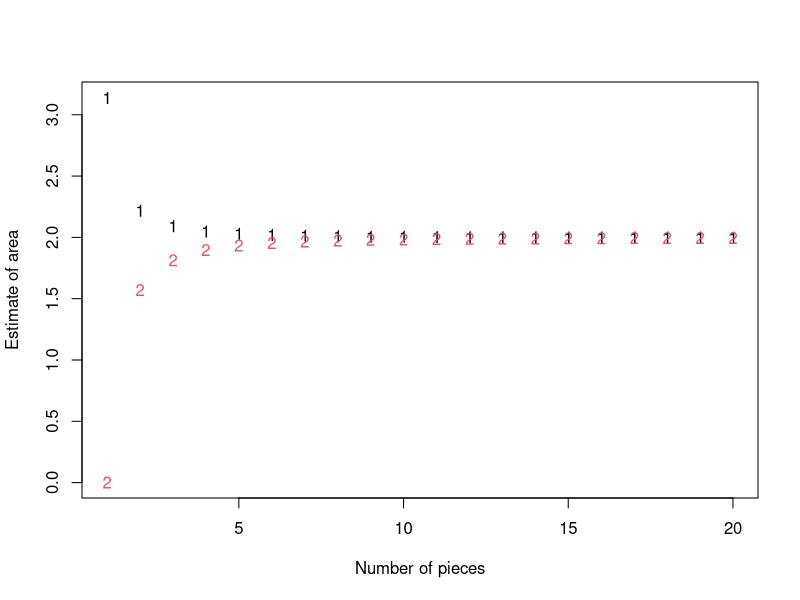

Recreate this plot in R.
## ---- chunk 1
function(x, y, z) {x*y*z}
## ---- chunk 2
f <- function(x, y, z) {x*y*z}
## ---- chunk 3
f(1, 2, 3)
## ---- chunk 4
aplica3 <- function(f) {
  f(3)
}

aplica3(log) #log(3)
aplica3(sqrt) #sqrt(3)
## ---- chunk 5
aplica_x <- function(x) {
  function(f) {f(x)}
}

aplica2 <- aplica_x(2)
aplica2(log) #log(2)
## ---- chunk 6
multiplicador <- function(fac) {
  function (x) x*fac
}
typeof(multiplicador(25))
## ---- chunk 7
factores <- lapply(1:10, multiplicador)
lapply(factores, function (f, x) f(x), x=1:100)
## ---- chunk 8
midpoint <- function(f, a, b) {
  (b - a) * f((a + b) / 2)
}

trapezoid <- function(f, a, b) {
  (b - a) / 2 * (f(a) + f(b))
}

midpoint(sin, 0, pi)
trapezoid(sin, 0, pi)
## ---- chunk 9
midpoint_composite <- function(f, a, b, n = 10) {
  points <- seq(a, b, length = n + 1)
  h <- (b - a) / n

  area <- 0
  for (i in seq_len(n)) {
    area <- area + h * f((points[i] + points[i + 1]) / 2)
  }
  area
}

trapezoid_composite <- function(f, a, b, n = 10) {
  points <- seq(a, b, length = n + 1)
  h <- (b - a) / n

  area <- 0
  for (i in seq_len(n)) {
    area <- area + h / 2 * (f(points[i]) + f(points[i + 1]))
  }
  area
}

midpoint_composite(sin, 0, pi, n = 10)
midpoint_composite(sin, 0, pi, n = 100)
trapezoid_composite(sin, 0, pi, n = 10)
trapezoid_composite(sin, 0, pi, n = 100)
## ---- chunk 10
mid <- sapply(1:20, function(n) midpoint_composite(sin, 0, pi, n))
trap <- sapply(1:20, function(n) trapezoid_composite(sin, 0, pi, n))

matplot(cbind(mid, trap), 
  xlab = "Number of pieces", ylab = "Estimate of area")
## ---- chunk 11
composite <- function(f, a, b, n = 10, rule) {
  points <- seq(a, b, length = n + 1)

  area <- 0
  for (i in seq_len(n)) {
    area <- area + rule(f, points[i], points[i + 1])
  }

  area
}

composite(sin, 0, pi, n = 10, rule = midpoint)
composite(sin, 0, pi, n = 10, rule = trapezoid)
## ---- chunk 12
simpson <- function(f, a, b) {
  (b - a) / 6 * (f(a) + 4 * f((a + b) / 2) + f(b))
}

boole <- function(f, a, b) {
  pos <- function(i) a + i * (b - a) / 4
  fi <- function(i) f(pos(i))

  (b - a) / 90 *
    (7 * fi(0) + 32 * fi(1) + 12 * fi(2) + 32 * fi(3) + 7 * fi(4))
}

composite(sin, 0, pi, n = 10, rule = simpson)
composite(sin, 0, pi, n = 10, rule = boole)
## ---- chunk 13
newton_cotes <- function(coef, open = FALSE) {
  n <- length(coef) + open

  function(f, a, b) {
    pos <- function(i) a + i * (b - a) / n
    points <- pos(seq.int(0, length(coef) - 1))

    (b - a) / sum(coef) * sum(f(points) * coef)
  }
}

boole <- newton_cotes(c(7, 32, 12, 32, 7))
milne <- newton_cotes(c(2, -1, 2), open = TRUE)
composite(sin, 0, pi, n = 10, rule = milne)
